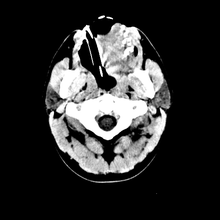
%> input picture 3D-images/0001.png, 220 x 220 px, shrunk from 512 x 512 before the run; its folder holds only this picture in this run
$ octave run3D.m   (GNU Octave 9; MATLAB toolbox functions it lacks are replaced by stand-ins)
%> lines starting %> are read from the running program, lines starting %| are printed output that depends on the picture; in (x1, y1, x2, y2) boxes, pixels count from 0 and x2, y2 are one past the last pixel; in counts of white or black regions, pixels touching at a corner belong together; the program's own positions count from 1
### marrLinking.m
function [result] = marrLinking(imageFolder, imageName, sigmaPercent, TL, TH, thin, save, plot)
% Perform improved Marr-Hildreth edge detection
% Improvements are: (1) using strong and weak edge pixels, i.e. a high and
% low threshold, which is an idea taken from Canny edge detection, and (2)
% edge linking using 8-connectivity. Optionally, the detected edges can be
% thinned.

    imageName = convertStringsToChars(imageName);

    % Read and convert to double
    imgpath = strcat(imageFolder, "/", imageName);
    image = im2double(imread(imgpath));
    [height, width] = size(image);

    % sigma parameter for the Gauss filter is usually 0.5% of the minimum
    % of the two image dimensions in pixels, but we can specify a different
    % percentage
    sigma = sigmaPercent * min(height, width);

    % Calculate LoG kernel
    kernel = calcLoG(sigma);

    % LoG of image
    logimage = conv2(image, kernel, "same");

    % Zero crossing detection using strong and weak pixels, i.e. two
    % different thresholds - the idea was taken from Canny's edge detection
    % algorithm.
    strong = zeros(height, width);
    weak = zeros(height, width);
    for i=2:height-1
        for j=2:width-1
            okayStrong = 0;
            okayWeak = 0;
            hood = logimage(i-1:i+1, j-1:j+1);
            shood = sign(hood);

            % Take 0 to be positive (i.e. sign = 1)
            shood(shood == 0) = 1;

            % Left, right
            if (shood(2, 1) ~= shood(2, 3))
                diff = abs(hood(2, 1) - hood(2, 3));
                if diff > TH
                    okayStrong = okayStrong + 1;
                elseif diff > TL
                    okayWeak = okayWeak + 1;
                end
            end

            % Up, down
            if (shood(1, 2) ~= shood(3, 2))
                diff = abs(hood(1, 2) - hood(3, 2));
                if diff > TH
                    okayStrong = okayStrong + 1;
                elseif diff > TL
                    okayWeak = okayWeak + 1;
                end
            end

            % Top left, bottom right
            if (shood(1, 1) ~= shood(3, 3))
                diff = abs(hood(1, 1) - hood(3, 3));
                if diff > TH
                    okayStrong = okayStrong + 1;
                elseif diff > TL
                    okayWeak = okayWeak + 1;
                end
            end

            % Top right, bottom left
            if (shood(1, 3) ~= shood(3, 1))
                diff = abs(hood(1, 3) - hood(3, 1));
                if diff > TH
                    okayStrong = okayStrong + 1;
                elseif diff > TL
                    okayWeak = okayWeak + 1;
                end
            end

            if okayStrong >= 2
                strong(i, j) = 1;
            elseif okayWeak >= 2
                weak(i, j) = 1;
            end
        end
    end

    % [7 lines of commented-out code are left out]
    while 1
        weakConnected = 0;
        for i=2:height-1
            for j=2:width-1
                if weak(i, j) == 0
                    continue
                end
                strongHood = strong(i-1:i+1, j-1:j+1);
                if sum(strongHood(:)) >= 1
                    % if this weak pixel is directly connected (based on
                    % 8-connectivity) to a strong pixel, then unmark it as
                    % weak, and mark it as strong
                    weakConnected = 1;
                    weak(i, j) = 0;
                    strong(i, j) = 1;
                end
            end
        end
        if ~weakConnected
            % we link edges until there are weak pixels that can connect to
            % strong ones
            break
        end
    end

    % Optionally thin the edges
    if thin
        strong = bwmorph(strong, 'thin');
    end

    % Show result edge linking (and optional edge thinning).
    if plot
        f2 = figure(); subplot(1, 2, 1); imshow(image, []); title("Original image");
        subplot(1, 2, 2); imshow(strong, []);

        titleText = "Detected edges after linking, TH = " + TH + ", TL = " + TL;
        if thin
            titleText = titleText + ", + thinning";
        end
        title(titleText);
        f2.WindowState = "maximized";
    end
    result = strong;


    % Save
    if save
        outputFile = strcat(imageFolder, "/", imageName(1:end-4), "_" , ...
            num2str(sigmaPercent), ",", num2str(TL), "-", num2str(TH));
        if thin
            outputFile = outputFile + ",thin.png";
        else
            outputFile = outputFile + ".png";
        end

        imwrite(result, outputFile);
    end
end

### calcLoG.m
function [ krnelN ] = calcLoG( sigma )
% Calculate Laplacian of Gaussian kernel. Size is determined automatically.
    kSize = ceil(sigma*4*sqrt(2));
    if rem(kSize,2)==0
        kSize=kSize+1;
    end
    hSize=floor(kSize/2);

    [X,Y]=meshgrid(-hSize:hSize,-hSize:hSize);
    krnel=((X.^2+Y.^2-2*(sigma^2))./(sigma^4)).*exp(-(X.^2+Y.^2)./(2*sigma^2));

    % Calculate kernel with integer coefficients (sum of matrix is 0)
    krnel = krnel-(mean(krnel(:)));
    mSuma=sum(round(krnel(:).*(-1.49/krnel(hSize+1,1))));
    valS=-1.49;
    for v=-1.48:0.01:-0.50
        suma=sum(round(krnel(:).*(v/krnel(hSize+1,1))));
        if ((abs(mSuma)>abs(suma)))
            mSuma=suma;
            valS=v;
        end
    end
    krnelN=round(krnel.*(valS/krnel(hSize+1,1)));
end

### marr3D.m
function [slices] = marr3D(imageFolder, sigmaPercent, TL, TH, thin)
% Perform Marr-Hildreth edge detection in 3D

    % Get all images
    images = dir(strcat(imageFolder, '/*.png'));

    % Read already existing files, or detect edges
    slices = {};
    k = 1;
    for i=1:length(images)
        if contains(images(i).name, "_")
            % skip images where edges are detected, we just want the originals
            continue
        end

        fName = sprintf("%s/%s_%.3f,%d-%d.png", imageFolder, ...
            images(i).name(1:end-4), sigmaPercent, TL, TH);

        if ~isfile(fName)
            % Detect edges first
            disp("Detecting edges for " + images(i).name + "...");
            [result] = marrLinking(imageFolder, images(i).name, sigmaPercent, TL, TH, false, true, false);
            slices{k} = result;
            k = k + 1;
        else
            % We already detected edges for these parameter settings
            disp("Edges detected: " + fName);
            slices{k} = im2double(imread(fName));
            k = k + 1;
        end
    end

    % Do edge linking with 24 connectivity between consecutive image slices.
    [height, width] = size(slices{1});

%     for curr=1:length(marrImages)-1  % forwards
    for curr=length(slices):-1:2  % backwards
        img1 = slices{curr};  % image "n"

        % Pad the above (or below) image with zeros so we can look at a 5x5
        % neighborhood. This is image "n+1".
%         img2 = marrImages{curr+1};  % forwards
        img2 = slices{curr-1};  % backwards
        paddedImg2 = padarray(img2, [1 1], 0, 'both');

        for i=2:height-1
            for j=2:width-1
                if img1(i, j) == 0
                    continue
                end

                % Check if pixel directly above is 1
                if img2(i, j) == 1  % has to be i+1, j+1 because we padded img2 with zeros
                    continue
                end

                % Check if any pixel in 3x3 neighborhood above is 1
                hood = img2(i-1:i+1, j-1:j+1);
                if sum(hood(:)) >= 1
                    continue
                end

                % Check if all pixels in 5x5 neighborhood above are 0.
                % Due to padding, the actual pixel we want to be centered
                % around is at i+1,j+1, not i,j
                hood = paddedImg2((i+1)-2:(i+1)+2, (j+1)-2:(j+1)+2);
                if sum(hood(:)) == 0
                    continue
                end

                % Perform linking for this 5x5 neighborhood. ih and jh
                % stand for "i hood" and "j hood"
                for ih=(i+1)-2:(i+1)+2
                    for jh=(j+1)-2:(j+1)+2
                        if paddedImg2(ih, jh) == 0
                            continue
                        end

                        % Move towards the center of the 5x5 neighborhood,
                        % and set each pixel (in the original img2) on the
                        % shortest path to 1.
                        a = ih; b = jh;
                        while a ~= (i+1) || b ~= (j+1)
                            if a ~= (i+1)
                                a = a + move(a, i+1);  % increase or decrease a, depending on the position relative to the center
                            end

                            if b ~= (j+1)
                                b = b + move(b, j+1);
                            end
                            img2(a-1, b-1) = 1;  % set the corresponding pixel in original img2 to 1
                        end

                    end  % jh loop
                end  % ih loop

            end  % j loop
        end  % i loop

        % Update, so it can be used in the next iteration
%         marrImages{curr+1} = img2;  % forwards
        slices{curr-1} = img2;  % backwards
    end  % outside for loop

    % Optionally, thin the resulting images
    if thin
        for i=1:length(slices)
            slices{i} = bwmorph(slices{i}, 'thin');
        end
    end
end


% [7 lines left out: function move, not called in this run]

### run3D.m
% Set constants
imageFolder = "3D-images";  % "3D-images" or "3D-images-2"
sigmaPercent = 0.005;
if imageFolder == "3D-images"
    TL = 12;
    TH = 42;
else
    TL = 15;
    TH = 45;
end
thin = true;


% Show original slices in 3D
images = dir(strcat(imageFolder, '/*.png'));  % ignore . and ..
original = {};
k = 1;
for i=1:length(images)
    if contains(images(i).name, "_")
        % ignore files where edges were detected
        continue
    end

    fName = strcat(imageFolder, '/', images(i).name);
    original{k} = im2double(imread(fName));
    k = k + 1;
end
original3d = cat(3, original{:});
volumeViewer(original3d);
%> (this line was passed over: volumeViewer is not available in this run)
% for a nicer view of the head, under "Layout" tab -> Default -> Stack 2D slices


% Do 3D Marr-Hildreth
[slices] = marr3D(imageFolder, sigmaPercent, TL, TH, thin);
%> in marrLinking, `logimage = conv2(image, kernel, "same");`:
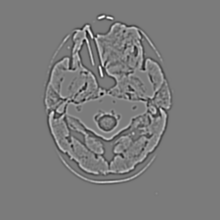
%> logimage: size 220x220 double; min -34.19, max 36.57, mean 0; drawn with min black and max white
%> after the loop in marrLinking, `for i=2:height-1`:
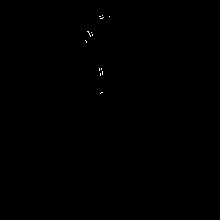
%> strong: size 220x220 double; values 0 (black) and 1 (white), 0.07% white in thin lines or dots, all inside (x1, y1, x2, y2) = (85, 15, 110, 94)
%> after the loop in marrLinking, `for i=2:height-1`:
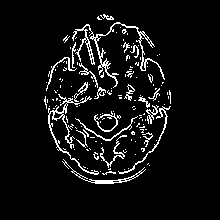
%> weak: size 220x220 double; values 0 (black) and 1 (white), 6.7% white in thin lines or dots, all inside (x1, y1, x2, y2) = (44, 14, 171, 184)
%> after the loop in marrLinking, `for i=2:height-1`: diff = 0.0118; shood = [1 1 1; 1 1 1; 1 1 1]
%> after the loop in marrLinking, `while 1`:
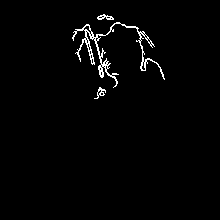
%> strong: size 220x220 double; values 0 (black) and 1 (white), 1.8% white in thin lines or dots, all inside (x1, y1, x2, y2) = (72, 14, 165, 99)
%> after the loop in marrLinking, `while 1`:
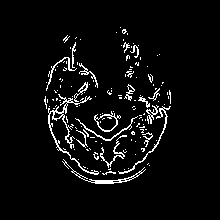
%> weak: size 220x220 double; values 0 (black) and 1 (white), 5% white in thin lines or dots, all inside (x1, y1, x2, y2) = (44, 27, 171, 184)
%> in marr3D, `[height, width] = size(slices{1});`: height = 220
%> after the loop in marr3D, `for curr=length(slices):-1:2`: slices = 1 item
%> the loop in marr3D, `for i=1:length(slices)` made 1 pass
%> slices = 1 item
slices3d = cat(3, slices{:});
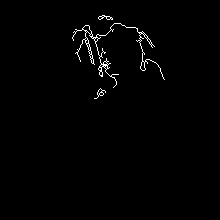
%> slices3d: size 220x220 logical; 1.1% white in thin lines or dots, all inside (x1, y1, x2, y2) = (72, 15, 165, 99)


% Show the result

% I - individual slices
figure;
imshow3D(slices3d, [], 1);
%> (this line was passed over: imshow3D is not available in this run)


% [16 lines of commented-out code are left out]
volumeViewer(slices3d);
%> (this line was passed over: volumeViewer is not available in this run)

% When Volume Viewer App opens, do the following:
%   - under "Layout" tab -> Default -> Stack 2D slices, for a nicer view
%   - under "Rendering Editor", keep "Isosurface" but change color to some
%   light gray, and set isovalue to lowest possible, OR
%   - under "Rendering Editor", select "Volume Rendering", set alphmap to
%   something nicer, turn off "Lighting" at the end. OR
